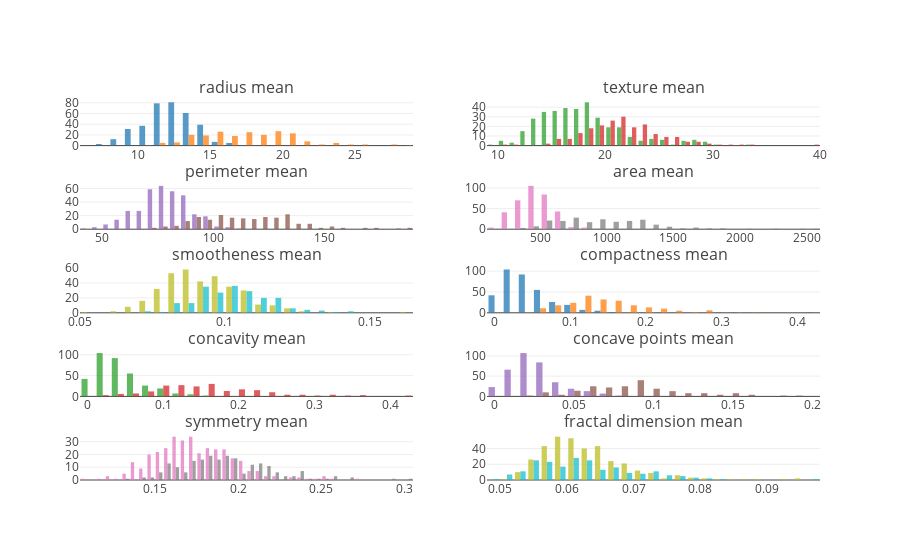

Write notebook code for a chart like this one.
### Code cell
fig = tls.make_subplots(rows =5, cols =2, subplot_titles =('radius mean', 'texture mean','perimeter mean', 'area mean','smootheness mean', 'compactness mean','concavity mean', 'concave points mean', 'symmetry mean', 'fractal dimension mean'))
fig.append_trace(fig1['data'][1], 1, 1)
fig.append_trace(fig1['data'][0], 1, 1)
fig.append_trace(fig2['data'][1], 1, 2)
fig.append_trace(fig2['data'][0], 1, 2)
fig.append_trace(fig3['data'][1], 2, 1)
fig.append_trace(fig3['data'][0], 2, 1)
fig.append_trace(fig4['data'][1], 2, 2)
fig.append_trace(fig4['data'][0], 2, 2)
fig.append_trace(fig5['data'][1], 3, 1)
fig.append_trace(fig5['data'][0], 3, 1)
fig.append_trace(fig6['data'][1], 3, 2)
fig.append_trace(fig6['data'][0], 3, 2)
fig.append_trace(fig7['data'][1], 4, 1)
fig.append_trace(fig7['data'][0], 4, 1)
fig.append_trace(fig8['data'][1], 4, 2)
fig.append_trace(fig8['data'][0], 4, 2)
fig.append_trace(fig9['data'][1], 5, 1)
fig.append_trace(fig9['data'][0], 5, 1)
fig.append_trace(fig10['data'][1], 5, 2)
fig.append_trace(fig10['data'][0], 5, 2)
fig['layout'].update(showlegend= False)
py.iplot(fig)

### Figure 1 — Plotly figure (JSON) as saved in the notebook; plotly's stock layout.template omitted (floating-point values rounded to 4 significant figures; data arrays with more than 128 entries replaced by an {"elided": "..."} marker saying what was removed)
{"data": [{"name": "benign", "opacity": 0.75, "type": "histogram", "x": {"elided": "357 float values"}, "xaxis": "x1", "yaxis": "y1"}, {"name": "malignant", "opacity": 0.75, "type": "histogram", "x": {"elided": "212 float values"}, "xaxis": "x1", "yaxis": "y1"}, {"name": "benign", "opacity": 0.75, "type": "histogram", "x": {"elided": "357 float values"}, "xaxis": "x2", "yaxis": "y2"}, {"name": "malignant", "opacity": 0.75, "type": "histogram", "x": {"elided": "212 float values"}, "xaxis": "x2", "yaxis": "y2"}, {"opacity": 0.75, "type": "histogram", "x": {"elided": "357 float values"}, "xaxis": "x3", "yaxis": "y3"}, {"opacity": 0.75, "type": "histogram", "x": {"elided": "212 float values"}, "xaxis": "x3", "yaxis": "y3"}, {"opacity": 0.75, "type": "histogram", "x": {"elided": "357 float values"}, "xaxis": "x4", "yaxis": "y4"}, {"opacity": 0.75, "type": "histogram", "x": {"elided": "212 float values"}, "xaxis": "x4", "yaxis": "y4"}, {"opacity": 0.75, "type": "histogram", "x": {"elided": "357 float values"}, "xaxis": "x5", "yaxis": "y5"}, {"opacity": 0.75, "type": "histogram", "x": {"elided": "212 float values"}, "xaxis": "x5", "yaxis": "y5"}, {"opacity": 0.75, "type": "histogram", "x": {"elided": "357 float values"}, "xaxis": "x6", "yaxis": "y6"}, {"opacity": 0.75, "type": "histogram", "x": {"elided": "212 float values"}, "xaxis": "x6", "yaxis": "y6"}, {"opacity": 0.75, "type": "histogram", "x": {"elided": "357 float values"}, "xaxis": "x7", "yaxis": "y7"}, {"opacity": 0.75, "type": "histogram", "x": {"elided": "212 float values"}, "xaxis": "x7", "yaxis": "y7"}, {"opacity": 0.75, "type": "histogram", "x": {"elided": "357 float values"}, "xaxis": "x8", "yaxis": "y8"}, {"opacity": 0.75, "type": "histogram", "x": {"elided": "212 float values"}, "xaxis": "x8", "yaxis": "y8"}, {"opacity": 0.75, "type": "histogram", "x": {"elided": "357 float values"}, "xaxis": "x9", "yaxis": "y9"}, {"opacity": 0.75, "type": "histogram", "x": {"elided": "212 float values"}, "xaxis": "x9", "yaxis": "y9"}, {"opacity": 0.75, "type": "histogram", "x": {"elided": "357 float values"}, "xaxis": "x10", "yaxis": "y10"}, {"opacity": 0.75, "type": "histogram", "x": {"elided": "212 float values"}, "xaxis": "x10", "yaxis": "y10"}], "layout": {"annotations": [{"font": {"size": 16}, "showarrow": false, "text": "radius mean", "x": 0.225, "xanchor": "center", "xref": "paper", "y": 1, "yanchor": "bottom", "yref": "paper"}, {"font": {"size": 16}, "showarrow": false, "text": "texture mean", "x": 0.775, "xanchor": "center", "xref": "paper", "y": 1, "yanchor": "bottom", "yref": "paper"}, {"font": {"size": 16}, "showarrow": false, "text": "perimeter mean", "x": 0.225, "xanchor": "center", "xref": "paper", "y": 0.78, "yanchor": "bottom", "yref": "paper"}, {"font": {"size": 16}, "showarrow": false, "text": "area mean", "x": 0.775, "xanchor": "center", "xref": "paper", "y": 0.78, "yanchor": "bottom", "yref": "paper"}, {"font": {"size": 16}, "showarrow": false, "text": "smootheness mean", "x": 0.225, "xanchor": "center", "xref": "paper", "y": 0.56, "yanchor": "bottom", "yref": "paper"}, {"font": {"size": 16}, "showarrow": false, "text": "compactness mean", "x": 0.775, "xanchor": "center", "xref": "paper", "y": 0.56, "yanchor": "bottom", "yref": "paper"}, {"font": {"size": 16}, "showarrow": false, "text": "concavity mean", "x": 0.225, "xanchor": "center", "xref": "paper", "y": 0.34, "yanchor": "bottom", "yref": "paper"}, {"font": {"size": 16}, "showarrow": false, "text": "concave points mean", "x": 0.775, "xanchor": "center", "xref": "paper", "y": 0.34, "yanchor": "bottom", "yref": "paper"}, {"font": {"size": 16}, "showarrow": false, "text": "symmetry mean", "x": 0.225, "xanchor": "center", "xref": "paper", "y": 0.12, "yanchor": "bottom", "yref": "paper"}, {"font": {"size": 16}, "showarrow": false, "text": "fractal dimension mean", "x": 0.775, "xanchor": "center", "xref": "paper", "y": 0.12, "yanchor": "bottom", "yref": "paper"}], "showlegend": false, "xaxis1": {"anchor": "y1", "domain": [0, 0.45]}, "xaxis10": {"anchor": "y10", "domain": [0.55, 1]}, "xaxis2": {"anchor": "y2", "domain": [0.55, 1]}, "xaxis3": {"anchor": "y3", "domain": [0, 0.45]}, "xaxis4": {"anchor": "y4", "domain": [0.55, 1]}, "xaxis5": {"anchor": "y5", "domain": [0, 0.45]}, "xaxis6": {"anchor": "y6", "domain": [0.55, 1]}, "xaxis7": {"anchor": "y7", "domain": [0, 0.45]}, "xaxis8": {"anchor": "y8", "domain": [0.55, 1]}, "xaxis9": {"anchor": "y9", "domain": [0, 0.45]}, "yaxis1": {"anchor": "x1", "domain": [0.88, 1]}, "yaxis10": {"anchor": "x10", "domain": [0, 0.12]}, "yaxis2": {"anchor": "x2", "domain": [0.88, 1]}, "yaxis3": {"anchor": "x3", "domain": [0.66, 0.78]}, "yaxis4": {"anchor": "x4", "domain": [0.66, 0.78]}, "yaxis5": {"anchor": "x5", "domain": [0.44, 0.56]}, "yaxis6": {"anchor": "x6", "domain": [0.44, 0.56]}, "yaxis7": {"anchor": "x7", "domain": [0.22, 0.34]}, "yaxis8": {"anchor": "x8", "domain": [0.22, 0.34]}, "yaxis9": {"anchor": "x9", "domain": [0, 0.12]}}}
